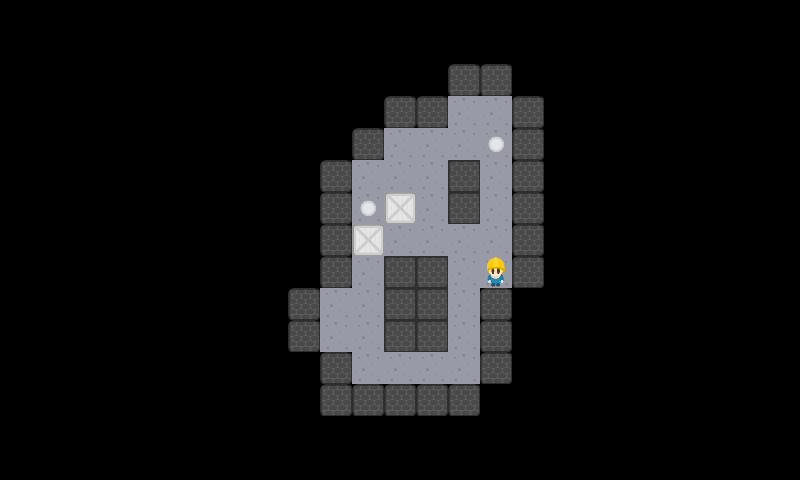

Tiled map render using the project's own tile images. Description and the map definition, with tile-layer contents summarised, below:
An orthogonal 25x15 tile map with 32x32 px tiles, 2 tile layers (StaticMap, Objetos).

<map version="1.0" orientation="orthogonal" renderorder="right-down" width="25" height="15" tilewidth="32" tileheight="32">
 <tileset firstgid="1" source="Tileset.tsx" />
 <layer name="StaticMap" width="25" height="15">
  <data>[375 cells, 66 non-empty, 3 distinct tile ids]</data>
 </layer>
 <layer name="Objetos" width="25" height="15">
  <data>[375 cells, 5 non-empty, 3 distinct tile ids]</data>
 </layer>
</map>
